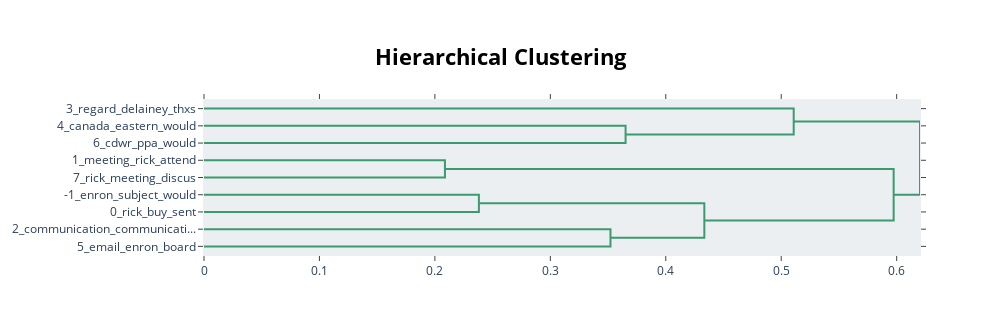

Source (notebook cell):
### Code cell
model.topic_tree(topic_model)

### Figure 1 — Plotly figure (JSON) as saved in the notebook; plotly's stock layout.template omitted (floating-point values rounded to 4 significant figures)
{"data": [{"hoverinfo": "text", "marker": {"color": "rgb(61,153,112)"}, "mode": "lines", "type": "scatter", "x": [0, 0.3652, 0.3652, 0], "xaxis": "x", "y": [-15, -15, -25, -25], "yaxis": "y"}, {"hoverinfo": "text", "marker": {"color": "rgb(61,153,112)"}, "mode": "lines", "type": "scatter", "x": [0, 0.5108, 0.5108, 0.3652], "xaxis": "x", "y": [-5, -5, -20, -20], "yaxis": "y"}, {"hoverinfo": "text", "marker": {"color": "rgb(61,153,112)"}, "mode": "lines", "type": "scatter", "x": [0, 0.2087, 0.2087, 0], "xaxis": "x", "y": [-35, -35, -45, -45], "yaxis": "y"}, {"hoverinfo": "text", "marker": {"color": "rgb(61,153,112)"}, "mode": "lines", "type": "scatter", "x": [0, 0.2381, 0.2381, 0], "xaxis": "x", "y": [-55, -55, -65, -65], "yaxis": "y"}, {"hoverinfo": "text", "marker": {"color": "rgb(61,153,112)"}, "mode": "lines", "type": "scatter", "x": [0, 0.3521, 0.3521, 0], "xaxis": "x", "y": [-75, -75, -85, -85], "yaxis": "y"}, {"hoverinfo": "text", "marker": {"color": "rgb(61,153,112)"}, "mode": "lines", "type": "scatter", "x": [0.2381, 0.4334, 0.4334, 0.3521], "xaxis": "x", "y": [-60, -60, -80, -80], "yaxis": "y"}, {"hoverinfo": "text", "marker": {"color": "rgb(61,153,112)"}, "mode": "lines", "type": "scatter", "x": [0.2087, 0.5974, 0.5974, 0.4334], "xaxis": "x", "y": [-40, -40, -70, -70], "yaxis": "y"}, {"hoverinfo": "text", "marker": {"color": "rgb(61,153,112)"}, "mode": "lines", "type": "scatter", "x": [0.5108, 0.6202, 0.6202, 0.5974], "xaxis": "x", "y": [-12.5, -12.5, -55, -55], "yaxis": "y"}], "layout": {"autosize": false, "height": 335, "hoverlabel": {"bgcolor": "white", "font": {"family": "Rockwell", "size": 16}}, "hovermode": "closest", "plot_bgcolor": "#ECEFF1", "showlegend": false, "title": {"font": {"color": "Black", "size": 22}, "text": "<b>Hierarchical Clustering", "x": 0.5, "xanchor": "center", "yanchor": "top"}, "width": 1000, "xaxis": {"mirror": "allticks", "rangemode": "tozero", "showgrid": false, "showline": true, "showticklabels": true, "ticks": "outside", "type": "linear", "zeroline": false}, "yaxis": {"mirror": "allticks", "range": [-90, 0], "rangemode": "tozero", "showgrid": false, "showline": true, "showticklabels": true, "tickmode": "array", "ticks": "outside", "ticktext": ["3_regard_delainey_thxs", "4_canada_eastern_would", "6_cdwr_ppa_would", "1_meeting_rick_attend", "7_rick_meeting_discus", "-1_enron_subject_would", "0_rick_buy_sent", "2_communication_communicati...", "5_email_enron_board"], "tickvals": [-5, -15, -25, -35, -45, -55, -65, -75, -85], "type": "linear", "zeroline": false}}}
